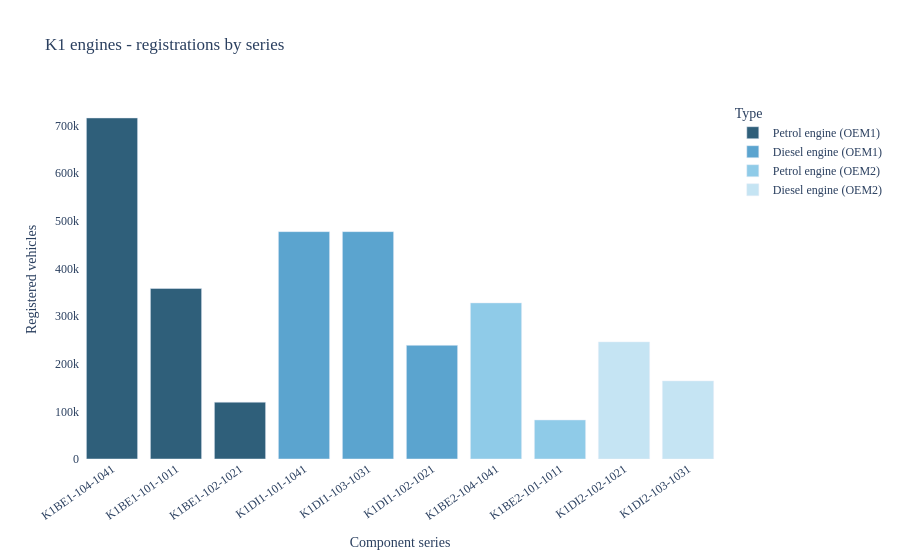
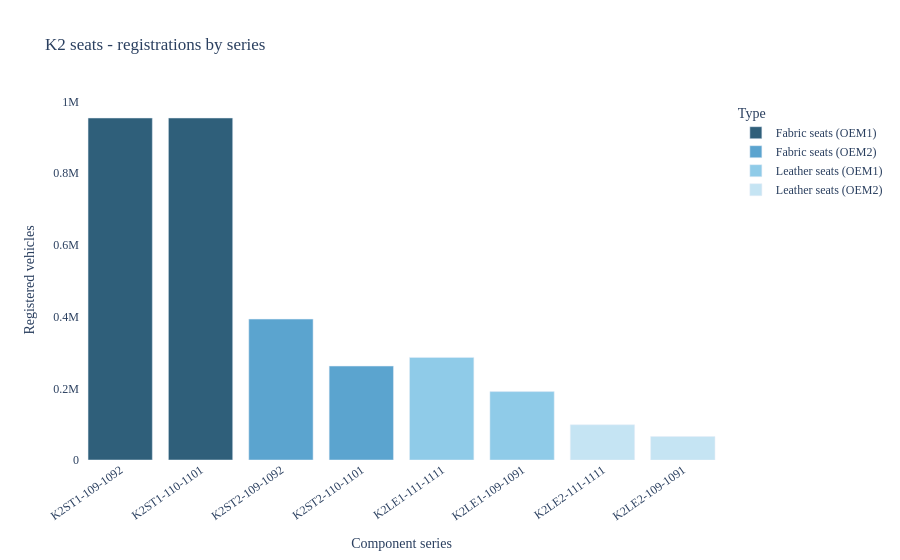
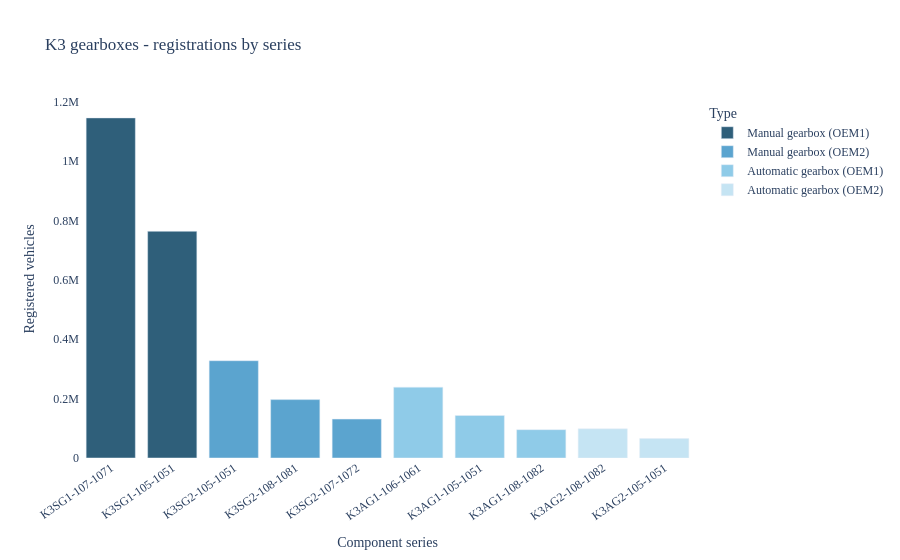
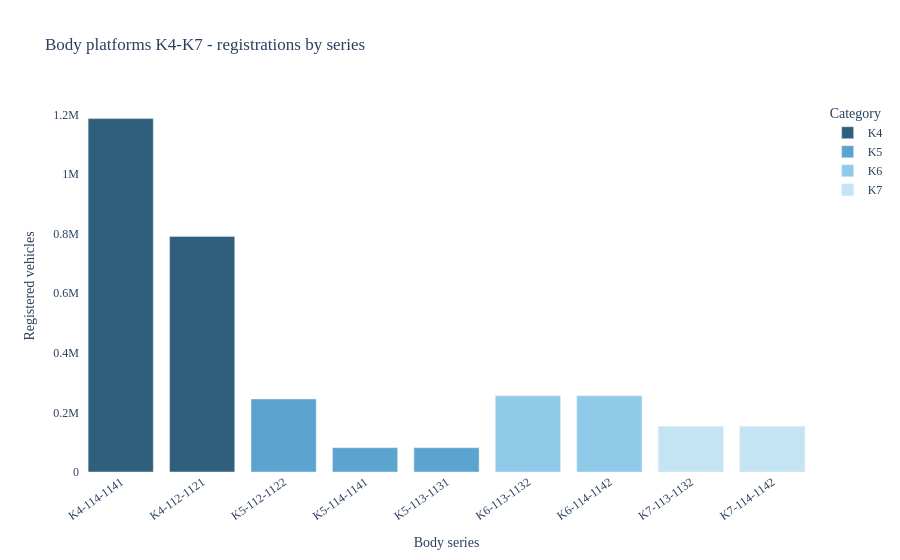

Notebook code for these charts, in order:
### Markdown cell above
### 4.1 Without defects

All KBA registrations (`n_registrations`). This is the baseline popularity ranking.

### Code cell
# 4.1 — evaluation and graphs WITHOUT defects (all registrations)
overall_all, winners_all = run_evaluation(
    "n_registrations",
    "without defects (all registrations)",
)

### Figure 1 — Plotly figure (JSON) as saved in the notebook; plotly's stock layout.template omitted (floating-point values rounded to 4 significant figures)
{"data": [{"hovertemplate": "Type=Petrol engine (OEM1)<br>Component series=%{x}<br>Registered vehicles=%{y}<extra></extra>", "legendgroup": "Petrol engine (OEM1)", "marker": {"color": "#2F5F7A", "pattern": {"shape": ""}}, "name": "Petrol engine (OEM1)", "orientation": "v", "showlegend": true, "textposition": "auto", "type": "bar", "x": ["K1BE1-104-1041", "K1BE1-101-1011", "K1BE1-102-1021"], "xaxis": "x", "y": [715578, 357789, 119263], "yaxis": "y"}, {"hovertemplate": "Type=Diesel engine (OEM1)<br>Component series=%{x}<br>Registered vehicles=%{y}<extra></extra>", "legendgroup": "Diesel engine (OEM1)", "marker": {"color": "#5BA4CF", "pattern": {"shape": ""}}, "name": "Diesel engine (OEM1)", "orientation": "v", "showlegend": true, "textposition": "auto", "type": "bar", "x": ["K1DI1-101-1041", "K1DI1-103-1031", "K1DI1-102-1021"], "xaxis": "x", "y": [477052, 477052, 238526], "yaxis": "y"}, {"hovertemplate": "Type=Petrol engine (OEM2)<br>Component series=%{x}<br>Registered vehicles=%{y}<extra></extra>", "legendgroup": "Petrol engine (OEM2)", "marker": {"color": "#8FCBE8", "pattern": {"shape": ""}}, "name": "Petrol engine (OEM2)", "orientation": "v", "showlegend": true, "textposition": "auto", "type": "bar", "x": ["K1BE2-104-1041", "K1BE2-101-1011"], "xaxis": "x", "y": [327538, 81884], "yaxis": "y"}, {"hovertemplate": "Type=Diesel engine (OEM2)<br>Component series=%{x}<br>Registered vehicles=%{y}<extra></extra>", "legendgroup": "Diesel engine (OEM2)", "marker": {"color": "#C5E4F3", "pattern": {"shape": ""}}, "name": "Diesel engine (OEM2)", "orientation": "v", "showlegend": true, "textposition": "auto", "type": "bar", "x": ["K1DI2-102-1021", "K1DI2-103-1031"], "xaxis": "x", "y": [245653, 163769], "yaxis": "y"}], "layout": {"barmode": "relative", "font": {"family": "Source Sans Pro"}, "legend": {"title": {"text": "Type"}, "tracegroupgap": 0}, "paper_bgcolor": "white", "plot_bgcolor": "white", "title": {"text": "K1 engines - registrations by series"}, "xaxis": {"anchor": "y", "domain": [0, 1], "tickangle": -35, "title": {"text": "Component series"}}, "yaxis": {"anchor": "x", "domain": [0, 1], "title": {"text": "Registered vehicles"}}}}

### Figure 2 — Plotly figure (JSON) as saved in the notebook; plotly's stock layout.template omitted (floating-point values rounded to 4 significant figures)
{"data": [{"hovertemplate": "Type=Fabric seats (OEM1)<br>Component series=%{x}<br>Registered vehicles=%{y}<extra></extra>", "legendgroup": "Fabric seats (OEM1)", "marker": {"color": "#2F5F7A", "pattern": {"shape": ""}}, "name": "Fabric seats (OEM1)", "orientation": "v", "showlegend": true, "textposition": "auto", "type": "bar", "x": ["K2ST1-109-1092", "K2ST1-110-1101"], "xaxis": "x", "y": [954104, 954104], "yaxis": "y"}, {"hovertemplate": "Type=Fabric seats (OEM2)<br>Component series=%{x}<br>Registered vehicles=%{y}<extra></extra>", "legendgroup": "Fabric seats (OEM2)", "marker": {"color": "#5BA4CF", "pattern": {"shape": ""}}, "name": "Fabric seats (OEM2)", "orientation": "v", "showlegend": true, "textposition": "auto", "type": "bar", "x": ["K2ST2-109-1092", "K2ST2-110-1101"], "xaxis": "x", "y": [393045, 262030], "yaxis": "y"}, {"hovertemplate": "Type=Leather seats (OEM1)<br>Component series=%{x}<br>Registered vehicles=%{y}<extra></extra>", "legendgroup": "Leather seats (OEM1)", "marker": {"color": "#8FCBE8", "pattern": {"shape": ""}}, "name": "Leather seats (OEM1)", "orientation": "v", "showlegend": true, "textposition": "auto", "type": "bar", "x": ["K2LE1-111-1111", "K2LE1-109-1091"], "xaxis": "x", "y": [286232, 190820], "yaxis": "y"}, {"hovertemplate": "Type=Leather seats (OEM2)<br>Component series=%{x}<br>Registered vehicles=%{y}<extra></extra>", "legendgroup": "Leather seats (OEM2)", "marker": {"color": "#C5E4F3", "pattern": {"shape": ""}}, "name": "Leather seats (OEM2)", "orientation": "v", "showlegend": true, "textposition": "auto", "type": "bar", "x": ["K2LE2-111-1111", "K2LE2-109-1091"], "xaxis": "x", "y": [98262, 65507], "yaxis": "y"}], "layout": {"barmode": "relative", "font": {"family": "Source Sans Pro"}, "legend": {"title": {"text": "Type"}, "tracegroupgap": 0}, "paper_bgcolor": "white", "plot_bgcolor": "white", "title": {"text": "K2 seats - registrations by series"}, "xaxis": {"anchor": "y", "domain": [0, 1], "tickangle": -35, "title": {"text": "Component series"}}, "yaxis": {"anchor": "x", "domain": [0, 1], "title": {"text": "Registered vehicles"}}}}

### Figure 3 — Plotly figure (JSON) as saved in the notebook; plotly's stock layout.template omitted (floating-point values rounded to 4 significant figures)
{"data": [{"hovertemplate": "Type=Manual gearbox (OEM1)<br>Component series=%{x}<br>Registered vehicles=%{y}<extra></extra>", "legendgroup": "Manual gearbox (OEM1)", "marker": {"color": "#2F5F7A", "pattern": {"shape": ""}}, "name": "Manual gearbox (OEM1)", "orientation": "v", "showlegend": true, "textposition": "auto", "type": "bar", "x": ["K3SG1-107-1071", "K3SG1-105-1051"], "xaxis": "x", "y": [1144925, 763283], "yaxis": "y"}, {"hovertemplate": "Type=Manual gearbox (OEM2)<br>Component series=%{x}<br>Registered vehicles=%{y}<extra></extra>", "legendgroup": "Manual gearbox (OEM2)", "marker": {"color": "#5BA4CF", "pattern": {"shape": ""}}, "name": "Manual gearbox (OEM2)", "orientation": "v", "showlegend": true, "textposition": "auto", "type": "bar", "x": ["K3SG2-105-1051", "K3SG2-108-1081", "K3SG2-107-1072"], "xaxis": "x", "y": [327537, 196523, 131015], "yaxis": "y"}, {"hovertemplate": "Type=Automatic gearbox (OEM1)<br>Component series=%{x}<br>Registered vehicles=%{y}<extra></extra>", "legendgroup": "Automatic gearbox (OEM1)", "marker": {"color": "#8FCBE8", "pattern": {"shape": ""}}, "name": "Automatic gearbox (OEM1)", "orientation": "v", "showlegend": true, "textposition": "auto", "type": "bar", "x": ["K3AG1-106-1061", "K3AG1-105-1051", "K3AG1-108-1082"], "xaxis": "x", "y": [238526, 143115, 95411], "yaxis": "y"}, {"hovertemplate": "Type=Automatic gearbox (OEM2)<br>Component series=%{x}<br>Registered vehicles=%{y}<extra></extra>", "legendgroup": "Automatic gearbox (OEM2)", "marker": {"color": "#C5E4F3", "pattern": {"shape": ""}}, "name": "Automatic gearbox (OEM2)", "orientation": "v", "showlegend": true, "textposition": "auto", "type": "bar", "x": ["K3AG2-108-1082", "K3AG2-105-1051"], "xaxis": "x", "y": [98261, 65508], "yaxis": "y"}], "layout": {"barmode": "relative", "font": {"family": "Source Sans Pro"}, "legend": {"title": {"text": "Type"}, "tracegroupgap": 0}, "paper_bgcolor": "white", "plot_bgcolor": "white", "title": {"text": "K3 gearboxes - registrations by series"}, "xaxis": {"anchor": "y", "domain": [0, 1], "tickangle": -35, "title": {"text": "Component series"}}, "yaxis": {"anchor": "x", "domain": [0, 1], "title": {"text": "Registered vehicles"}}}}

### Figure 4 — Plotly figure (JSON) as saved in the notebook; plotly's stock layout.template omitted (floating-point values rounded to 4 significant figures)
{"data": [{"hovertemplate": "Category=K4<br>Body series=%{x}<br>Registered vehicles=%{y}<extra></extra>", "legendgroup": "K4", "marker": {"color": "#2F5F7A", "pattern": {"shape": ""}}, "name": "K4", "orientation": "v", "showlegend": true, "textposition": "auto", "type": "bar", "x": ["K4-114-1141", "K4-112-1121"], "xaxis": "x", "y": [1186299, 790865], "yaxis": "y"}, {"hovertemplate": "Category=K5<br>Body series=%{x}<br>Registered vehicles=%{y}<extra></extra>", "legendgroup": "K5", "marker": {"color": "#5BA4CF", "pattern": {"shape": ""}}, "name": "K5", "orientation": "v", "showlegend": true, "textposition": "auto", "type": "bar", "x": ["K5-112-1122", "K5-114-1141", "K5-113-1131"], "xaxis": "x", "y": [244857, 81620, 81619], "yaxis": "y"}, {"hovertemplate": "Category=K6<br>Body series=%{x}<br>Registered vehicles=%{y}<extra></extra>", "legendgroup": "K6", "marker": {"color": "#8FCBE8", "pattern": {"shape": ""}}, "name": "K6", "orientation": "v", "showlegend": true, "textposition": "auto", "type": "bar", "x": ["K6-113-1132", "K6-114-1142"], "xaxis": "x", "y": [256177, 256177], "yaxis": "y"}, {"hovertemplate": "Category=K7<br>Body series=%{x}<br>Registered vehicles=%{y}<extra></extra>", "legendgroup": "K7", "marker": {"color": "#C5E4F3", "pattern": {"shape": ""}}, "name": "K7", "orientation": "v", "showlegend": true, "textposition": "auto", "type": "bar", "x": ["K7-113-1132", "K7-114-1142"], "xaxis": "x", "y": [153245, 153245], "yaxis": "y"}], "layout": {"barmode": "relative", "font": {"family": "Source Sans Pro"}, "legend": {"title": {"text": "Category"}, "tracegroupgap": 0}, "paper_bgcolor": "white", "plot_bgcolor": "white", "title": {"text": "Body platforms K4-K7 - registrations by series"}, "xaxis": {"anchor": "y", "domain": [0, 1], "tickangle": -35, "title": {"text": "Body series"}}, "yaxis": {"anchor": "x", "domain": [0, 1], "title": {"text": "Registered vehicles"}}}}
